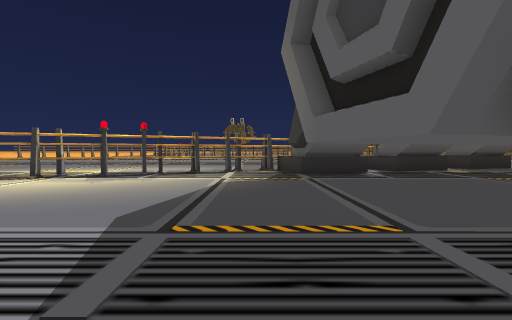
view 1 (above)

23 first-person views from a walk through a scene from a Unity 3-D project. The camera is 1.4 m above the floor, tilts 2° down and sees 90° across. The floor is counted in squares, 2 m on a side. Each view is taken from the middle of a square. On the plan, view 1 faces up. The plan holds only what a view shows up to about 9 squares ahead; the rest is blank. The place goes on beyond the plan. Some animated figures are not drawn.

view 2
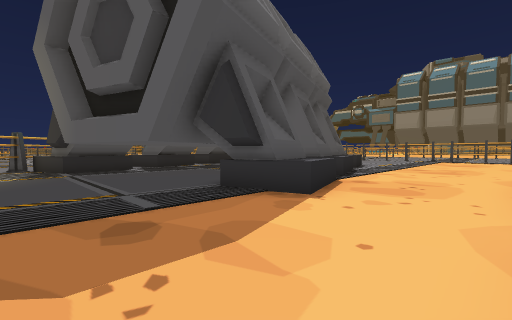

view 3
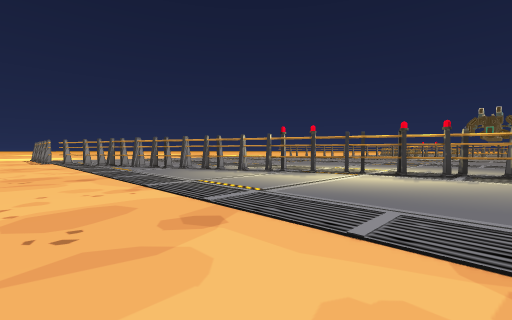

view 4
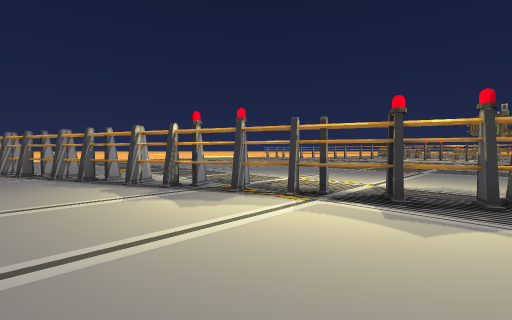

view 5
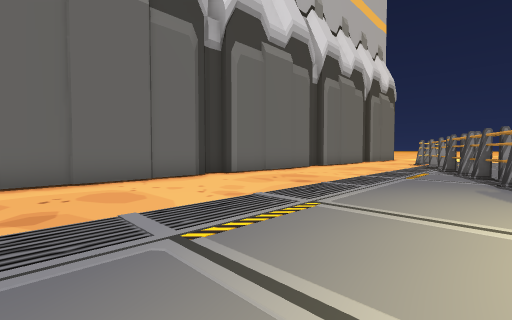

view 6
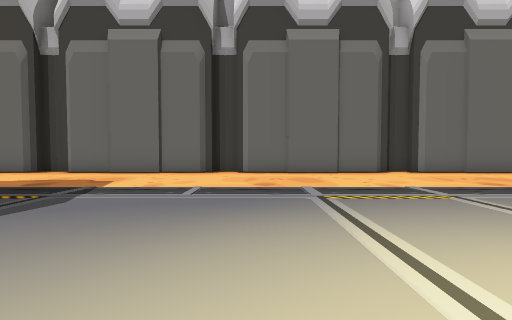

view 7
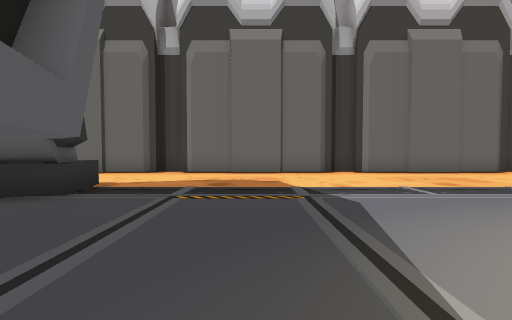

view 8
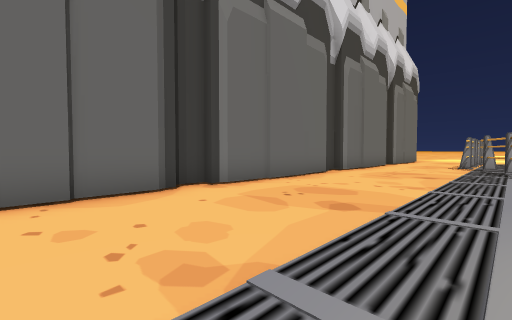

view 9
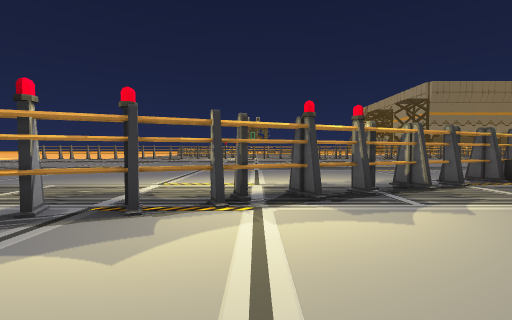

view 10
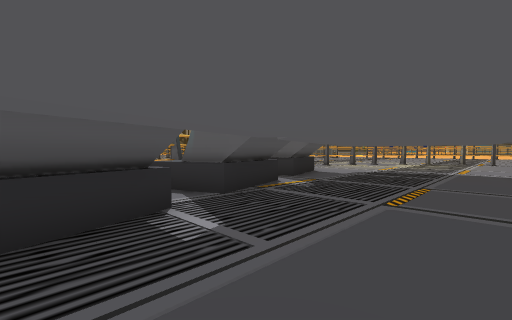

view 11
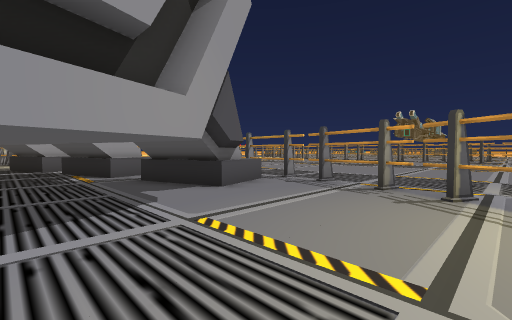

view 12
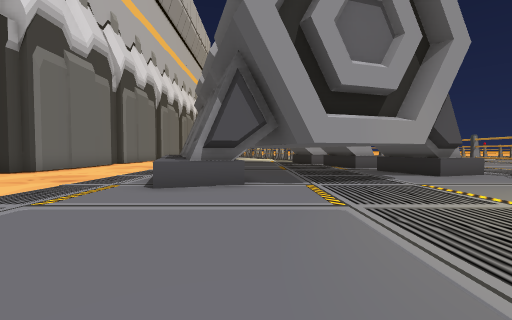

view 13
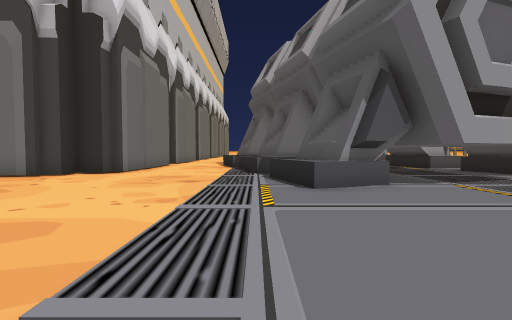

view 14
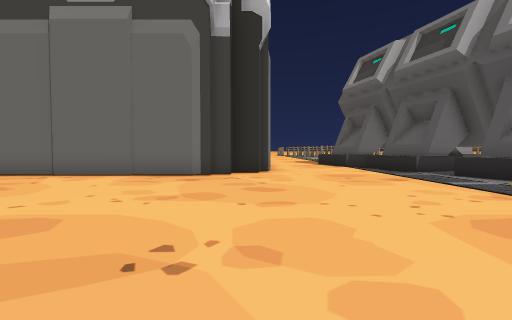

view 15
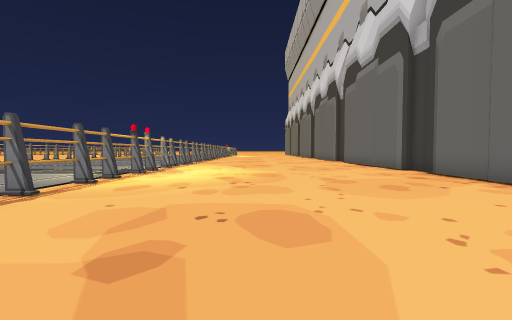

view 16
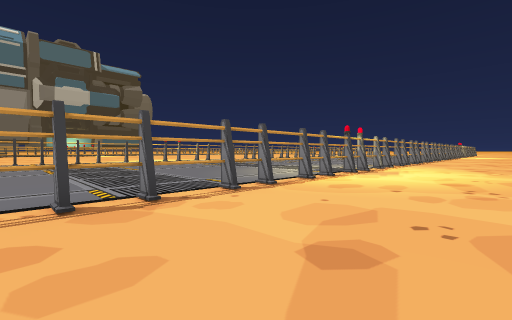

view 17
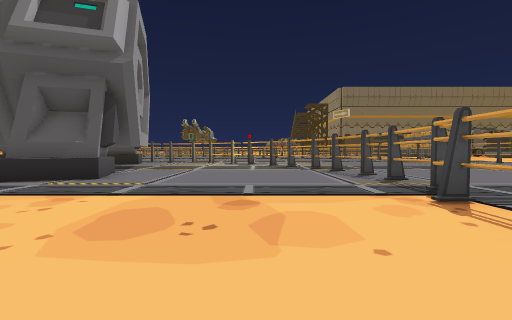

view 18
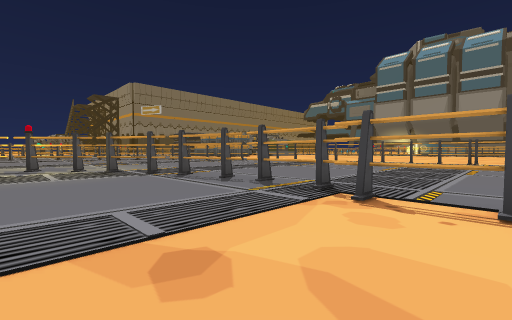

view 19
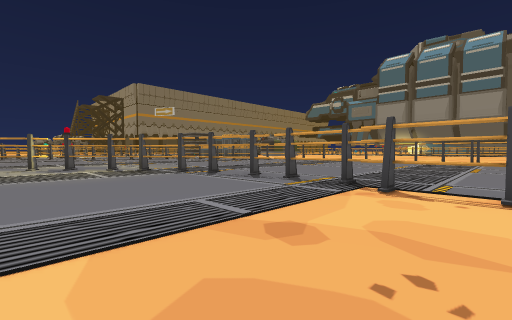

view 20
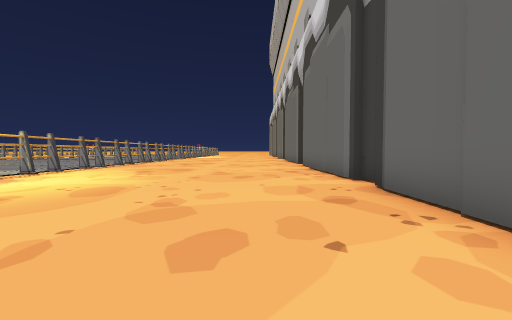

view 21
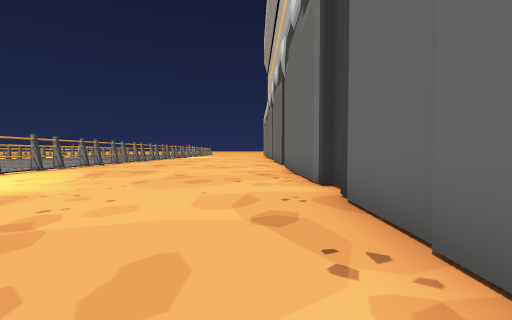

view 22
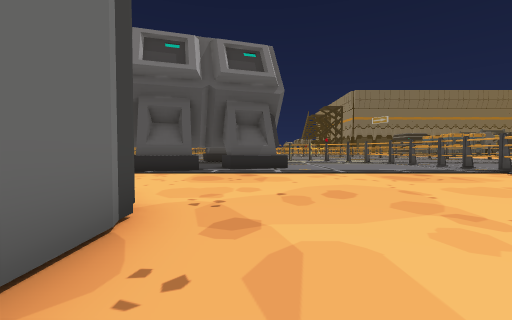

view 23
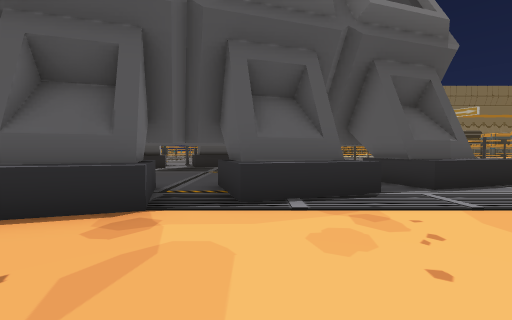

### Floor plan
Key: @ floor where view 1 was taken; # wall or solid block; x gap in a wall; . floor; = window, fence, low wall or low ledge; ^ raised ledge; T thing the floor can be seen under or through; O other object.
Columns run from 14 left of view 1 to 22 right of it. Each row starts with its distance up from view 1.
 18                           ...
 17                          ....
 16                         .....
 15                         .....
 14          ...          .......
 13          ...          .......
 12       .......         #TTTTT.
 11    ...........     x   ^...TT#
 10    .............# ^^#.###.....#.
  9    ...........#= #.##.x........#
  8    ........###.###.............#..
  7   ......TTO.....# ..............#..
  6   .....TT....... ......... ......#...
  5  ...#TT..........................#...
  4 ..##................. #.###......x...
  3 ##...................##.#^^......T...
  2 .................###.#^^.........T...
  1 ..................^^.............T...
  0 ..............@..................T...
 -1 .................................T...
 -2 ................................
 -3 ########################.........T...
 -4                        #.........T...
 -5                        #.........T...
 -6                        #.........T...
 -7                        ##........T...
 -8                        ##........T...
 -9                        #.........T...
-10                        #.........T...
-11                        #.........#...
-12                        #.........#...
-13                        #.........#

Where each view was taken, in squares from view 1:
view 1: 0 up, 0 right, facing up
view 2: 2 down, 0 right, facing up-right
view 3: 1 down, 2 left, facing up-left
view 4: 3 up, 3 left, facing up-left
view 5: 4 up, 4 left, facing down-left
view 6: 6 up, 4 left, facing down
view 7: 6 up, 0 right, facing down
view 8: 2 up, 6 left, facing down-left
view 9: 3 up, 5 left, facing up
view 10: 5 up, 2 right, facing up-right
view 11: 7 up, 14 right, facing up-left
view 12: 5 up, 17 right, facing left
view 13: 2 up, 17 right, facing left
view 14: 3 down, 17 right, facing left
view 15: 3 down, 15 right, facing down
view 16: 3 down, 15 right, facing down-right
view 17: 3 down, 16 right, facing up
view 18: 1 down, 15 right, facing up-right
view 19: 1 down, 14 right, facing up-right
view 20: 6 down, 12 right, facing down
view 21: 7 down, 11 right, facing down
view 22: 7 down, 11 right, facing up
view 23: 2 down, 7 right, facing up
